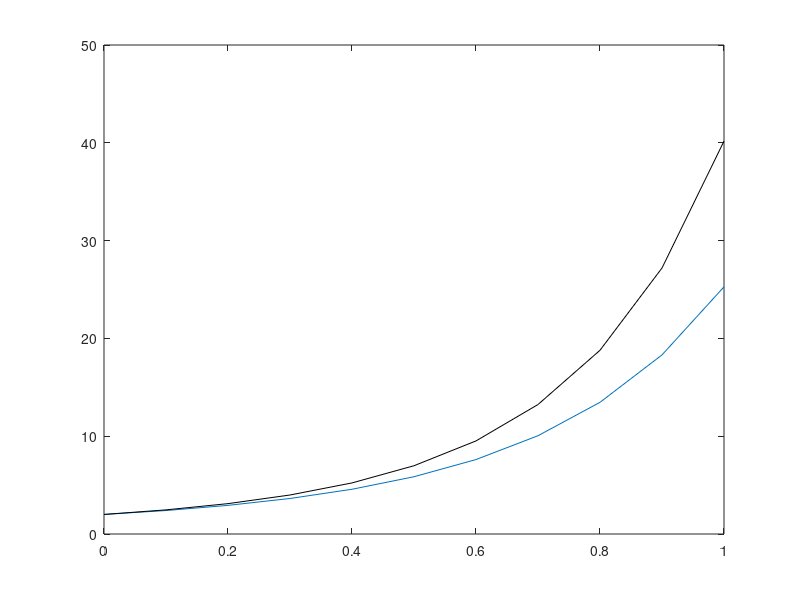

Here is the MATLAB script that generated this plot:
% September 26 In Class Notes
% Euler's Method

% population function
%f = @(tp, wp) (0.5 * (10 - wp) *  wp);
f = @(tp, wp) (2 * (tp + 1) *  wp);

% parameters
h = 0.1; % decreasing value increases percision
t = 0:h:1;
N = length(t);

% initial condition (2 people)
y0 = 2;
w = zeros(N, 1);
w(1) = y0;

% approximate value at each time
for i=1:(N-1)
    w(i+1) = w(i) + h * f(t(i), w(i));
end

% plot
plot(t, w);

% actual values
y = 2 * exp(t.*t + 2.*t);
hold on
plot(t, y, 'k');

% calulate error
error = abs(w-y);
%errorTab = [t', w', y', error'];
%disp(table);
